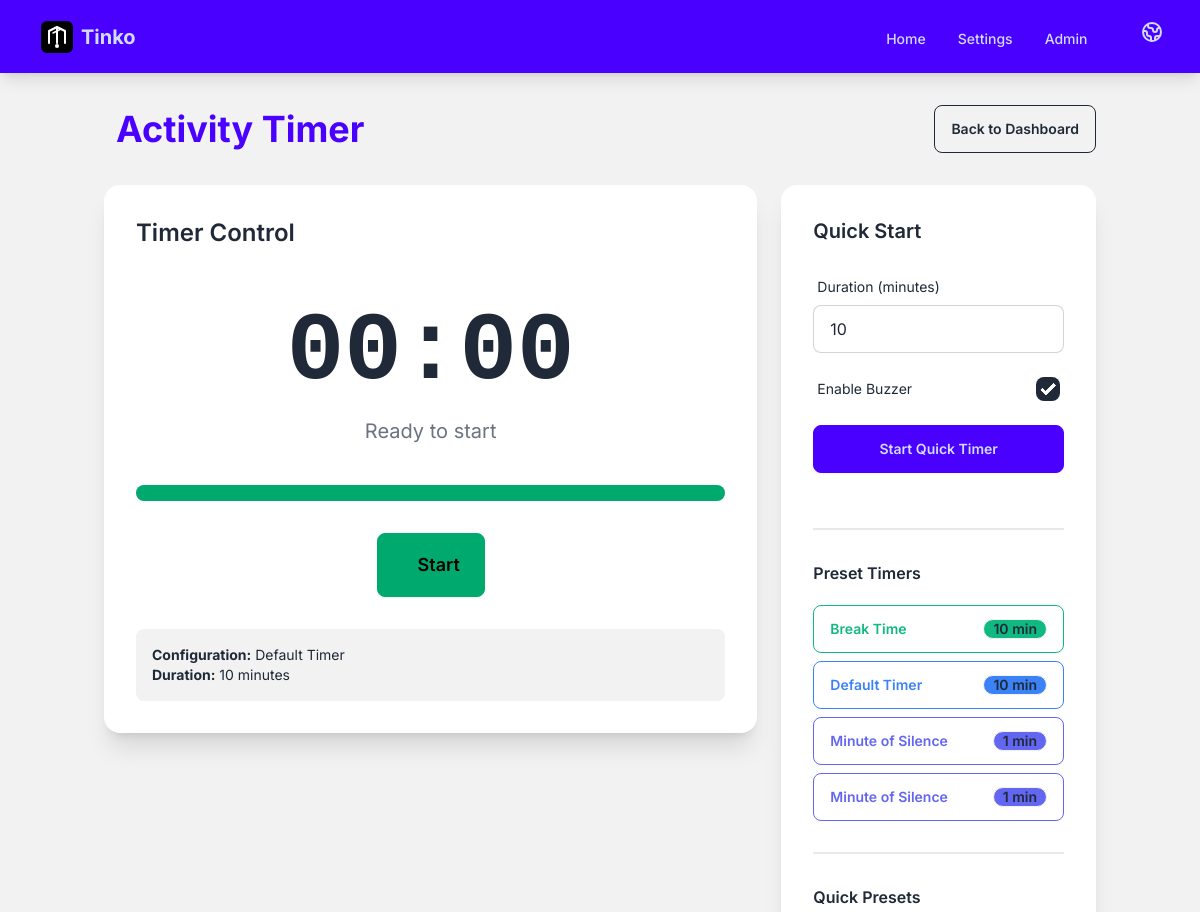
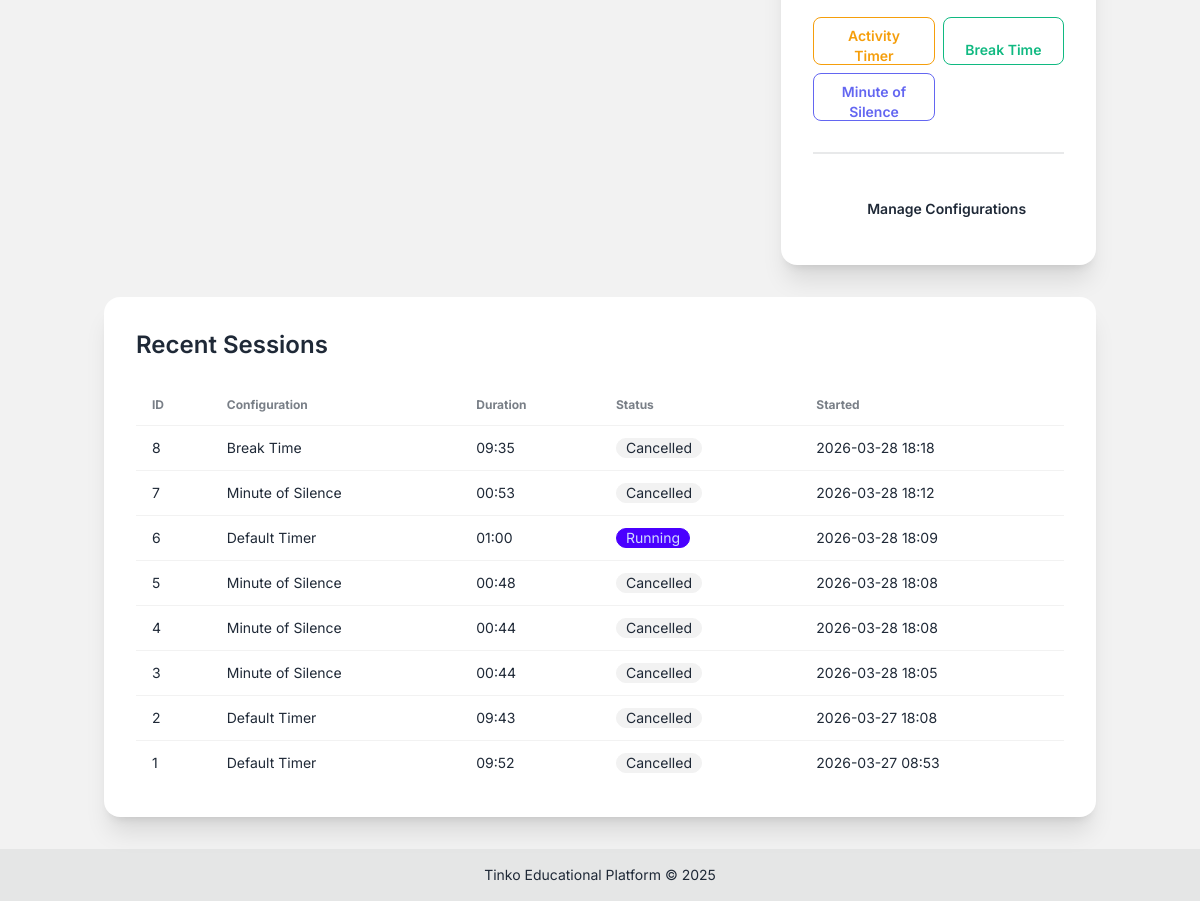
The page /plugins/edupi/activity_timer/ on the database its author committed (2 pictures, top to bottom).
### plugins/edupi/activity_timer/models.py (models this page shows, shortened)
class TimerPreset(models.Model):
    class PresetType(models.TextChoices):
        MINUTE_OF_SILENCE = "minute_of_silence", _("Minute of Silence")
        BREAK_TIME = "break_time", _("Break Time")
        ACTIVITY = "activity", _("Activity")
        CUSTOM = "custom", _("Custom")
    preset_type = models.CharField(
        max_length=30,
        choices=PresetType.choices,
        default=PresetType.ACTIVITY,
        unique=True,
        help_text=_("Type of timer preset"),
    )
    name = models.CharField(
        max_length=100,
        help_text=_("Display name for this preset"),
    )
    description = models.TextField(
        blank=True,
        help_text=_("Description of when to use this preset"),
    )
    duration_minutes = models.PositiveIntegerField(
        default=10,
        help_text=_("Default duration in minutes"),
    )
    display_color = models.CharField(
        max_length=7,
        default="#3B82F6",
        help_text=_("Hex color for the preset button/display"),
    )
    led_color_start = models.CharField(
        max_length=7,
        default="#00FF00",
        help_text=_("Hex color code for timer start"),
    )
    led_color_warning = models.CharField(
        max_length=7,
        default="#FFFF00",
        help_text=_("Hex color code for warning state"),
    )
    led_color_end = models.CharField(
        max_length=7,
        default="#FF0000",
        help_text=_("Hex color code for timer end"),
    )
    enable_breathing = models.BooleanField(
        default=False,
        help_text=_("Enable breathing circle animation"),
    )
    enable_ambient_sound = models.BooleanField(
        default=False,
        help_text=_("Play ambient background sound"),
    )
    ambient_sound_type = models.CharField(
        max_length=50,
        blank=True,
        choices=[
            ("nature", _("Nature Sounds")),
            ("white_noise", _("White Noise")),
            ("ocean", _("Ocean Waves")),
            ("rain", _("Rain")),
        ],
        help_text=_("Type of ambient sound"),
    )
    announce_start = models.BooleanField(
        default=False,
        help_text=_("Announce start with TTS"),
    )
    announce_end = models.BooleanField(
        default=False,
        help_text=_("Announce end with TTS"),
    )
    start_message = models.CharField(
        max_length=200,
        blank=True,
        default="",
        help_text=_("Message to announce at start"),
    )
    end_message = models.CharField(
        max_length=200,
        blank=True,
        default="",
        help_text=_("Message to announce at end"),
    )
    is_active = models.BooleanField(
        default=True,
        help_text=_("Whether this preset is active"),
    )
    created_at = models.DateTimeField(auto_now_add=True)
    updated_at = models.DateTimeField(auto_now=True)
    class Meta:
        app_label = "edupi_activity_timer"
        verbose_name = _("Timer Preset")
        verbose_name_plural = _("Timer Presets")
        ordering = ["preset_type"]

class TimerConfig(models.Model):
    preset = models.ForeignKey(
        TimerPreset,
        on_delete=models.SET_NULL,
        null=True,
        blank=True,
        related_name="configs",
        help_text=_("Base preset for this configuration (optional)"),
    )
    name = models.CharField(
        max_length=100,
        help_text=_("Name of the timer configuration"),
    )
    description = models.TextField(
        blank=True,
        help_text=_("Description of when to use this timer"),
    )
    duration_minutes = models.PositiveIntegerField(
        default=10,
        help_text=_("Duration in minutes"),
    )
    warning_threshold_percent = models.PositiveIntegerField(
        default=20,
        help_text=_("Percentage remaining when warning color appears"),
    )
    enable_buzzer = models.BooleanField(
        default=True,
        help_text=_("Play buzzer sound when timer ends"),
    )
    display_color = models.CharField(
        max_length=7,
        default="#3B82F6",
        help_text=_("Hex color for display button"),
    )
    led_color_start = models.CharField(
        max_length=7,
        default="#00FF00",
        help_text=_("Hex color code for timer start (green)"),
    )
    led_color_warning = models.CharField(
        max_length=7,
        default="#FFFF00",
        help_text=_("Hex color code for warning state (yellow)"),
    )
    led_color_end = models.CharField(
        max_length=7,
        default="#FF0000",
        help_text=_("Hex color code for timer end (red)"),
    )
    enable_breathing = models.BooleanField(
        default=False,
        help_text=_("Enable breathing circle animation"),
    )
    enable_ambient_sound = models.BooleanField(
        default=False,
        help_text=_("Play ambient background sound"),
    )
    is_default = models.BooleanField(
        default=False,
        help_text=_("Use this as the default configuration"),
    )
    is_active = models.BooleanField(
        default=True,
        help_text=_("Whether this configuration is active"),
    )
    created_at = models.DateTimeField(auto_now_add=True)
    updated_at = models.DateTimeField(auto_now=True)
    class Meta:
        app_label = "edupi_activity_timer"
        verbose_name = _("Timer Configuration")
        verbose_name_plural = _("Timer Configurations")
        ordering = ["name"]

class TimerSession(models.Model):
    class Status(models.TextChoices):
        PENDING = "pending", _("Pending")
        RUNNING = "running", _("Running")
        PAUSED = "paused", _("Paused")
        COMPLETED = "completed", _("Completed")
        CANCELLED = "cancelled", _("Cancelled")
    config = models.ForeignKey(
        TimerConfig,
        on_delete=models.SET_NULL,
        null=True,
        blank=True,
        related_name="sessions",
        help_text=_("Configuration used for this session"),
    )
    status = models.CharField(
        max_length=20,
        choices=Status.choices,
        default=Status.PENDING,
        help_text=_("Current status of the timer"),
    )
    duration_seconds = models.PositiveIntegerField(
        help_text=_("Total duration in seconds"),
    )
    remaining_seconds = models.PositiveIntegerField(
        help_text=_("Remaining time in seconds"),
    )
    started_at = models.DateTimeField(
        null=True,
        blank=True,
        help_text=_("When the timer was started"),
    )
    paused_at = models.DateTimeField(
        null=True,
        blank=True,
        help_text=_("When the timer was last paused"),
    )
    completed_at = models.DateTimeField(
        null=True,
        blank=True,
        help_text=_("When the timer completed"),
    )
    created_at = models.DateTimeField(auto_now_add=True)
    updated_at = models.DateTimeField(auto_now=True)
    class Meta:
        app_label = "edupi_activity_timer"
        verbose_name = _("Timer Session")
        verbose_name_plural = _("Timer Sessions")
        ordering = ["-created_at"]
    def get_remaining_display(self):
        minutes = self.remaining_seconds // 60
        seconds = self.remaining_seconds % 60
        return f"{minutes:02d}:{seconds:02d}"

### plugins/edupi/activity_timer/views.py (the view)
# urls.py: path("", views.TimerDashboardView.as_view(), name="dashboard"),
class TimerDashboardView(View):
    def get(self, request):
        configs = TimerConfig.objects.filter(is_active=True).order_by("name")
        presets = TimerPreset.objects.filter(is_active=True).order_by("preset_type")
        default_config = TimerConfig.objects.filter(
            is_default=True, is_active=True
        ).first()
        recent_sessions = TimerSession.objects.all()[:10]
        active_session = timer_service.get_active_session()
        context = {
            "title": _("Activity Timer"),
            "configs": configs,
            "presets": presets,
            "default_config": default_config,
            "recent_sessions": recent_sessions,
            "active_session": active_session,
            "quick_form": QuickTimerForm(),
            "is_running": timer_service.is_timer_running(),
        }
        return render(request, "activity_timer/dashboard.html", context)

### plugins/edupi/activity_timer/templates/activity_timer/dashboard.html (shortened to what this page needs)
{% extends "base.html" %}
{% load i18n %}
{% block content %}
<div class="container mx-auto px-4 py-8">
    <div class="flex justify-between items-center mb-8">
        <h1 class="text-4xl font-bold text-primary">
            {{ title }}
        </h1>
        <a href="{% url 'home' %}" class="btn btn-outline">
            {% trans "Back to Dashboard" %}
        </a>
    </div>
    <div class="grid grid-cols-1 lg:grid-cols-3 gap-6 mb-8">
        <div class="lg:col-span-2">
            <div class="card bg-base-100 shadow-xl">
                <div class="card-body">
                    <h2 class="card-title text-2xl mb-4">{% trans "Timer Control" %}</h2>
                    <div class="text-center py-8" id="timer-display">
                        <div class="text-8xl font-mono font-bold mb-4" id="time-remaining">
                            00:00
                        </div>
                        <div class="text-xl text-gray-500" id="timer-status">
                            {% trans "Ready to start" %}
                        </div>
                    </div>
                    <div class="w-full bg-gray-200 rounded-full h-4 mb-6">
                        <div id="progress-bar" class="bg-success h-4 rounded-full transition-all duration-1000" style="width: 100%"></div>
                    </div>
                    <div class="flex justify-center gap-4">
                        <button id="btn-start" class="btn btn-success btn-lg" onclick="startTimer()">
                            {% trans "Start" %}
                        </button>
                    </div>
                    <div class="mt-6 p-4 bg-base-200 rounded-lg" id="config-info">
                        {% if default_config %}
                            <p class="text-sm">
                                <strong>{% trans "Configuration:" %}</strong>
                                <span id="current-config-name">{{ default_config.name }}</span>
                            </p>
                            <p class="text-sm">
                                <strong>{% trans "Duration:" %}</strong>
                                <span id="current-duration">{{ default_config.duration_minutes }}</span> {% trans "minutes" %}
                            </p>
                        {% else %}
                            <p class="text-sm text-gray-500">{% trans "No default configuration set" %}</p>
                        {% endif %}
                    </div>
                </div>
            </div>
        </div>
        <div class="card bg-base-100 shadow-xl">
            <div class="card-body">
                <h2 class="card-title text-xl mb-4">{% trans "Quick Start" %}</h2>
                <form id="quick-timer-form" class="mb-6">
                    <div class="form-control mb-4">
                        <label class="label">
                            <span class="label-text">{% trans "Duration (minutes)" %}</span>
                        </label>
                        {{ quick_form.duration_minutes }}
                    </div>
                    <div class="form-control mb-4">
                        <label class="label cursor-pointer">
                            <span class="label-text">{% trans "Enable Buzzer" %}</span>
                            {{ quick_form.use_buzzer }}
                        </label>
                    </div>
                    <button type="button" class="btn btn-primary w-full" onclick="startQuickTimer()">
                        {% trans "Start Quick Timer" %}
                    </button>
                </form>
                <div class="divider"></div>
                <h3 class="font-semibold mb-3">{% trans "Preset Timers" %}</h3>
                <div class="space-y-2">
                    {% for config in configs %}
                        <button class="btn btn-outline btn-block justify-between"
                                onclick="startWithConfig({{ config.id }})"
                                style="border-color: {{ config.display_color|default:'#3B82F6' }}; color: {{ config.display_color|default:'#3B82F6' }};">
                            <span>{{ config.name }}</span>
                            <span class="badge" style="background-color: {{ config.display_color|default:'#3B82F6' }};">{{ config.duration_minutes }} min</span>
                        </button>
                    {% empty %}
                        <p class="text-sm text-gray-500 text-center">
                            {% trans "No configurations available" %}
                        </p>
                    {% endfor %}
                </div>
                {% if presets %}
                <div class="divider"></div>
                <h3 class="font-semibold mb-3">{% trans "Quick Presets" %}</h3>
                <div class="grid grid-cols-2 gap-2">
                    {% for preset in presets %}
                        <button class="btn btn-outline btn-block text-sm"
                                onclick="startWithPreset({{ preset.id }})"
                                style="border-color: {{ preset.display_color|default:'#6366F1' }}; color: {{ preset.display_color|default:'#6366F1' }};">
                            {{ preset.name }}
                        </button>
                    {% endfor %}
                </div>
                {% endif %}
                <div class="divider"></div>
                <a href="{% url 'activity_timer:config_list' %}" class="btn btn-ghost btn-block">
                    {% trans "Manage Configurations" %}
                </a>
            </div>
        </div>
    </div>
    <div class="card bg-base-100 shadow-xl">
        <div class="card-body">
            <h2 class="card-title text-2xl mb-4">{% trans "Recent Sessions" %}</h2>
            <div class="overflow-x-auto">
                <table class="table">
                    <thead>
                        <tr>
                            <th>{% trans "ID" %}</th>
                            <th>{% trans "Configuration" %}</th>
                            <th>{% trans "Duration" %}</th>
                            <th>{% trans "Status" %}</th>
                            <th>{% trans "Started" %}</th>
                        </tr>
                    </thead>
                    <tbody>
                        {% for session in recent_sessions %}
                            <tr>
                                <td>{{ session.id }}</td>
                                <td>{{ session.config.name|default:"N/A" }}</td>
                                <td>{{ session.get_remaining_display }}</td>
                                <td>
                                    <span class="badge
                                        {% if session.status == 'completed' %}badge-success
                                        {% elif session.status == 'running' %}badge-primary
                                        {% elif session.status == 'paused' %}badge-warning
                                        {% else %}badge-ghost{% endif %}">
                                        {{ session.get_status_display }}
                                    </span>
                                </td>
                                <td>{{ session.created_at|date:"Y-m-d H:i" }}</td>
                            </tr>
                        {% empty %}
                            <tr>
                                <td colspan="5" class="text-center text-gray-500">
                                    {% trans "No recent sessions" %}
                                </td>
                            </tr>
                        {% endfor %}
                    </tbody>
                </table>
            </div>
        </div>
    </div>
</div>
{% endblock %}

### rows shown on the page
TimerPreset: name "Activity Timer"
TimerConfig: name "Default Timer", duration_minutes "10"
TimerConfig: name "Break Time", duration_minutes "10"
TimerConfig: name "Minute of Silence", duration_minutes "1"
TimerConfig: name "Minute of Silence", duration_minutes "1"
TimerPreset: name "Break Time"
TimerPreset: name "Minute of Silence"
TimerSession: id "8", config.name "Break Time", remaining "09:35", status "Cancelled", created_at "2026-03-28 18:18"
TimerSession: id "7", config.name "Minute of Silence", remaining "00:53", status "Cancelled", created_at "2026-03-28 18:12"
TimerSession: id "6", config.name "Default Timer", remaining "01:00", status "Running", created_at "2026-03-28 18:09"
TimerSession: id "5", config.name "Minute of Silence", remaining "00:48", status "Cancelled", created_at "2026-03-28 18:08"
TimerSession: id "4", config.name "Minute of Silence", remaining "00:44", status "Cancelled", created_at "2026-03-28 18:08"
TimerSession: id "3", config.name "Minute of Silence", remaining "00:44", status "Cancelled", created_at "2026-03-28 18:05"
TimerSession: id "2", config.name "Default Timer", remaining "09:43", status "Cancelled", created_at "2026-03-27 18:08"
TimerSession: id "1", config.name "Default Timer", remaining "09:52", status "Cancelled", created_at "2026-03-27 08:53"
